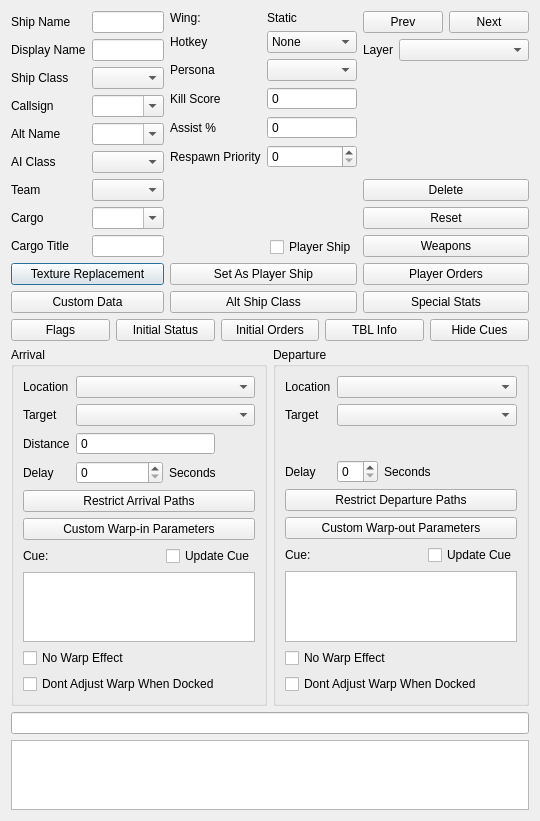
<?xml version="1.0" encoding="UTF-8"?>
<ui version="4.0">
 <class>fso::fred::dialogs::ShipEditorDialog</class>
 <widget class="QDialog" name="fso::fred::dialogs::ShipEditorDialog">
  <property name="geometry">
   <rect>
    <x>0</x>
    <y>0</y>
    <width>522</width>
    <height>808</height>
   </rect>
  </property>
  <property name="sizePolicy">
   <sizepolicy hsizetype="Preferred" vsizetype="Preferred">
    <horstretch>0</horstretch>
    <verstretch>0</verstretch>
   </sizepolicy>
  </property>
  <property name="minimumSize">
   <size>
    <width>0</width>
    <height>0</height>
   </size>
  </property>
  <property name="windowTitle">
   <string>Edit Ship</string>
  </property>
  <layout class="QGridLayout" name="gridLayout">
   <item row="1" column="0">
    <layout class="QVBoxLayout" name="fullLayout">
     <item>
      <layout class="QHBoxLayout" name="topLayout" stretch="2,2,1">
       <item>
        <layout class="QVBoxLayout" name="firstColumn" stretch="1,1">
         <property name="rightMargin">
          <number>0</number>
         </property>
         <item>
          <layout class="QFormLayout" name="formLayout">
           <item row="0" column="0">
            <widget class="QLabel" name="shipNameLabel">
             <property name="text">
              <string>Ship Name</string>
             </property>
            </widget>
           </item>
           <item row="0" column="1">
            <widget class="QLineEdit" name="shipNameEdit">
             <property name="toolTip">
              <string>&lt;html&gt;&lt;head/&gt;&lt;body&gt;&lt;p&gt;Sets the ship's name&lt;/p&gt;&lt;/body&gt;&lt;/html&gt;</string>
             </property>
            </widget>
           </item>
           <item row="1" column="0">
            <widget class="QLabel" name="shipDisplayNameLabel">
             <property name="text">
              <string>Display Name</string>
             </property>
            </widget>
           </item>
           <item row="1" column="1">
            <widget class="QLineEdit" name="shipDisplayNameEdit">
             <property name="toolTip">
              <string>&lt;html&gt;&lt;head/&gt;&lt;body&gt;&lt;p&gt;Sets the ship's display name&lt;/p&gt;&lt;/body&gt;&lt;/html&gt;</string>
             </property>
            </widget>
           </item>
           <item row="2" column="0">
            <widget class="QLabel" name="shipClassLabel">
             <property name="text">
              <string>Ship Class</string>
             </property>
            </widget>
           </item>
           <item row="2" column="1">
            <widget class="QComboBox" name="shipClassCombo">
             <property name="toolTip">
              <string>&lt;html&gt;&lt;head/&gt;&lt;body&gt;&lt;p&gt;Sets the ship's class&lt;/p&gt;&lt;/body&gt;&lt;/html&gt;</string>
             </property>
            </widget>
           </item>
           <item row="3" column="0">
            <widget class="QLabel" name="callsignLabel">
             <property name="text">
              <string>Callsign</string>
             </property>
            </widget>
           </item>
           <item row="3" column="1">
            <widget class="QComboBox" name="callsignCombo">
             <property name="toolTip">
              <string>&lt;html&gt;&lt;head/&gt;&lt;body&gt;&lt;p&gt;Sets ship's callsign (Replaces name in messages)&lt;/p&gt;&lt;/body&gt;&lt;/html&gt;</string>
             </property>
             <property name="editable">
              <bool>true</bool>
             </property>
            </widget>
           </item>
           <item row="4" column="0">
            <widget class="QLabel" name="altNameLabel">
             <property name="text">
              <string>Alt Name</string>
             </property>
            </widget>
           </item>
           <item row="4" column="1">
            <widget class="QComboBox" name="altNameCombo">
             <property name="toolTip">
              <string>&lt;html&gt;&lt;head/&gt;&lt;body&gt;&lt;p&gt;Change ship's class name (i.e. GTF Ulysses -&amp;gt; NTF Ulysses)&lt;/p&gt;&lt;/body&gt;&lt;/html&gt;</string>
             </property>
             <property name="editable">
              <bool>true</bool>
             </property>
            </widget>
           </item>
           <item row="5" column="0">
            <widget class="QLabel" name="AIClassLabel">
             <property name="text">
              <string>AI Class</string>
             </property>
            </widget>
           </item>
           <item row="5" column="1">
            <widget class="QComboBox" name="AIClassCombo">
             <property name="toolTip">
              <string>&lt;html&gt;&lt;head/&gt;&lt;body&gt;&lt;p&gt;Sets the Ship's AI&lt;/p&gt;&lt;/body&gt;&lt;/html&gt;</string>
             </property>
            </widget>
           </item>
           <item row="6" column="0">
            <widget class="QLabel" name="teamLabel">
             <property name="text">
              <string>Team</string>
             </property>
            </widget>
           </item>
           <item row="6" column="1">
            <widget class="QComboBox" name="teamCombo">
             <property name="toolTip">
              <string>&lt;html&gt;&lt;head/&gt;&lt;body&gt;&lt;p&gt;Sets the ship's team&lt;/p&gt;&lt;/body&gt;&lt;/html&gt;</string>
             </property>
            </widget>
           </item>
           <item row="7" column="0">
            <widget class="QLabel" name="cargoLabel">
             <property name="text">
              <string>Cargo</string>
             </property>
            </widget>
           </item>
           <item row="7" column="1">
            <widget class="QComboBox" name="cargoCombo">
             <property name="toolTip">
              <string>&lt;html&gt;&lt;head/&gt;&lt;body&gt;&lt;p&gt;Type to add Ship's Cargo or select previous&lt;/p&gt;&lt;/body&gt;&lt;/html&gt;</string>
             </property>
             <property name="editable">
              <bool>true</bool>
             </property>
            </widget>
           </item>
           <item row="8" column="0">
            <widget class="QLabel" name="cargoTitleLabel">
             <property name="text">
              <string>Cargo Title</string>
             </property>
            </widget>
           </item>
           <item row="8" column="1">
            <widget class="QLineEdit" name="cargoTitleEdit">
             <property name="toolTip">
              <string>&lt;html&gt;&lt;head/&gt;&lt;body&gt;&lt;p&gt;Overrides the HUD label shown before the cargo name (e.g. &quot;cargo&quot;). Use &quot;#&quot; as the first character to suppress the label entirely.&lt;/p&gt;&lt;/body&gt;&lt;/html&gt;</string>
             </property>
            </widget>
           </item>
          </layout>
         </item>
         <item>
          <widget class="QPushButton" name="textureReplacementButton">
           <property name="toolTip">
            <string>&lt;html&gt;&lt;head/&gt;&lt;body&gt;&lt;p&gt;Changes ship's textures&lt;/p&gt;&lt;/body&gt;&lt;/html&gt;</string>
           </property>
           <property name="text">
            <string>Texture Replacement</string>
           </property>
          </widget>
         </item>
         <item>
          <widget class="QPushButton" name="customDataButton">
           <property name="toolTip">
            <string>&lt;html&gt;&lt;head/&gt;&lt;body&gt;&lt;p&gt;Edit this ship's custom data key/value pairs&lt;/p&gt;&lt;/body&gt;&lt;/html&gt;</string>
           </property>
           <property name="text">
            <string>Custom Data</string>
           </property>
          </widget>
         </item>
        </layout>
       </item>
       <item>
        <layout class="QVBoxLayout" name="middleColumn" stretch="1,1,1,1">
         <item>
          <layout class="QFormLayout" name="formLayout_2">
           <item row="0" column="0">
            <widget class="QLabel" name="wingLabel">
             <property name="text">
              <string>Wing:</string>
             </property>
            </widget>
           </item>
           <item row="0" column="1">
            <widget class="QLabel" name="wing">
             <property name="toolTip">
              <string>&lt;html&gt;&lt;head/&gt;&lt;body&gt;&lt;p&gt;Wing the current ship is in&lt;/p&gt;&lt;/body&gt;&lt;/html&gt;</string>
             </property>
             <property name="text">
              <string>Static</string>
             </property>
            </widget>
           </item>
           <item row="1" column="0">
            <widget class="QLabel" name="hotkeyLabel">
             <property name="text">
              <string>Hotkey</string>
             </property>
            </widget>
           </item>
           <item row="1" column="1">
            <widget class="QComboBox" name="hotkeyCombo">
             <property name="toolTip">
              <string>&lt;html&gt;&lt;head/&gt;&lt;body&gt;&lt;p&gt;Adds the ship to the specified targeting hotkey&lt;/p&gt;&lt;/body&gt;&lt;/html&gt;</string>
             </property>
             <item>
              <property name="text">
               <string>None</string>
              </property>
             </item>
             <item>
              <property name="text">
               <string>Set 1 (F5)</string>
              </property>
             </item>
             <item>
              <property name="text">
               <string>Set 2 (F6)</string>
              </property>
             </item>
             <item>
              <property name="text">
               <string>Set 3 (F7)</string>
              </property>
             </item>
             <item>
              <property name="text">
               <string>Set 4 (F8)</string>
              </property>
             </item>
             <item>
              <property name="text">
               <string>Set 5 (F9)</string>
              </property>
             </item>
             <item>
              <property name="text">
               <string>Set 6 (F10)</string>
              </property>
             </item>
             <item>
              <property name="text">
               <string>Set 7 (F11)</string>
              </property>
             </item>
             <item>
              <property name="text">
               <string>Set 8 (F12)</string>
              </property>
             </item>
             <item>
              <property name="text">
               <string>Hidden</string>
              </property>
             </item>
            </widget>
           </item>
           <item row="2" column="0">
            <widget class="QLabel" name="personaLabel">
             <property name="text">
              <string>Persona</string>
             </property>
            </widget>
           </item>
           <item row="2" column="1">
            <widget class="fso::fred::PersonaColorComboBox" name="personaCombo">
             <property name="toolTip">
              <string>&lt;html&gt;&lt;head/&gt;&lt;body&gt;&lt;p&gt;Sets the head ani &amp;amp; voice for automated messages&lt;/p&gt;&lt;/body&gt;&lt;/html&gt;</string>
             </property>
            </widget>
           </item>
           <item row="3" column="0">
            <widget class="QLabel" name="scoreLabel">
             <property name="text">
              <string>Kill Score</string>
             </property>
            </widget>
           </item>
           <item row="3" column="1">
            <widget class="QSpinBox" name="killScoreEdit">
             <property name="toolTip">
              <string>&lt;html&gt;&lt;head/&gt;&lt;body&gt;&lt;p&gt;How many points the player gets for the kill&lt;/p&gt;&lt;/body&gt;&lt;/html&gt;</string>
             </property>
             <property name="buttonSymbols">
              <enum>QAbstractSpinBox::NoButtons</enum>
             </property>
            </widget>
           </item>
           <item row="4" column="0">
            <widget class="QLabel" name="assistLabel">
             <property name="text">
              <string>Assist %</string>
             </property>
            </widget>
           </item>
           <item row="4" column="1">
            <widget class="QSpinBox" name="assistEdit">
             <property name="toolTip">
              <string>&lt;html&gt;&lt;head/&gt;&lt;body&gt;&lt;p&gt;How many points the player gets for an assist&lt;/p&gt;&lt;/body&gt;&lt;/html&gt;</string>
             </property>
             <property name="buttonSymbols">
              <enum>QAbstractSpinBox::NoButtons</enum>
             </property>
            </widget>
           </item>
           <item row="5" column="0">
            <widget class="QLabel" name="label">
             <property name="text">
              <string>Respawn Priority</string>
             </property>
            </widget>
           </item>
           <item row="5" column="1">
            <widget class="QSpinBox" name="respawnSpinBox"/>
           </item>
          </layout>
         </item>
         <item>
          <layout class="QHBoxLayout" name="playerCheckboxLayout">
           <item>
            <spacer name="horizontalSpacer_4">
             <property name="orientation">
              <enum>Qt::Horizontal</enum>
             </property>
             <property name="sizeHint" stdset="0">
              <size>
               <width>40</width>
               <height>20</height>
              </size>
             </property>
            </spacer>
           </item>
           <item>
            <widget class="fso::fred::ShipFlagCheckbox" name="playerShipCheckBox">
             <property name="toolTip">
              <string>&lt;html&gt;&lt;head/&gt;&lt;body&gt;&lt;p&gt;Mark this ship as a player start point(Multi Only)&lt;/p&gt;&lt;/body&gt;&lt;/html&gt;</string>
             </property>
             <property name="text">
              <string>Player Ship</string>
             </property>
            </widget>
           </item>
          </layout>
         </item>
         <item>
          <widget class="QPushButton" name="playerShipButton">
           <property name="toolTip">
            <string>&lt;html&gt;&lt;head/&gt;&lt;body&gt;&lt;p&gt;Set as player ship (Single player, Must be part of a starting wing)&lt;/p&gt;&lt;/body&gt;&lt;/html&gt;</string>
           </property>
           <property name="text">
            <string>Set As Player Ship</string>
           </property>
          </widget>
         </item>
         <item>
          <widget class="QPushButton" name="altShipClassButton">
           <property name="text">
            <string>Alt Ship Class</string>
           </property>
          </widget>
         </item>
        </layout>
       </item>
       <item>
        <layout class="QVBoxLayout" name="verticalLayout">
         <property name="sizeConstraint">
          <enum>QLayout::SetDefaultConstraint</enum>
         </property>
         <item>
          <layout class="QHBoxLayout" name="directionalBtnLayout">
           <property name="spacing">
            <number>6</number>
           </property>
           <item>
            <widget class="QPushButton" name="prevButton">
             <property name="sizePolicy">
              <sizepolicy hsizetype="Preferred" vsizetype="Fixed">
               <horstretch>0</horstretch>
               <verstretch>0</verstretch>
              </sizepolicy>
             </property>
             <property name="maximumSize">
              <size>
               <width>16777215</width>
               <height>16777215</height>
              </size>
             </property>
             <property name="text">
              <string>Prev</string>
             </property>
            </widget>
           </item>
           <item>
            <widget class="QPushButton" name="nextButton">
             <property name="sizePolicy">
              <sizepolicy hsizetype="Preferred" vsizetype="Fixed">
               <horstretch>0</horstretch>
               <verstretch>0</verstretch>
              </sizepolicy>
             </property>
             <property name="maximumSize">
              <size>
               <width>16777215</width>
               <height>16777215</height>
              </size>
             </property>
             <property name="text">
              <string>Next</string>
             </property>
            </widget>
           </item>
          </layout>
         </item>
         <item>
          <layout class="QFormLayout" name="formLayout_5">
           <item row="0" column="0">
            <widget class="QLabel" name="layerLabel">
             <property name="text">
              <string>Layer</string>
             </property>
            </widget>
           </item>
           <item row="0" column="1">
            <widget class="QComboBox" name="layerCombo"/>
           </item>
          </layout>
         </item>
         <item>
          <spacer name="verticalSpacer">
           <property name="orientation">
            <enum>Qt::Vertical</enum>
           </property>
           <property name="sizeHint" stdset="0">
            <size>
             <width>20</width>
             <height>40</height>
            </size>
           </property>
          </spacer>
         </item>
         <item>
          <widget class="QPushButton" name="deleteButton">
           <property name="text">
            <string>Delete</string>
           </property>
          </widget>
         </item>
         <item>
          <widget class="QPushButton" name="resetButton">
           <property name="text">
            <string>Reset</string>
           </property>
          </widget>
         </item>
         <item>
          <widget class="QPushButton" name="weaponsButton">
           <property name="toolTip">
            <string>&lt;html&gt;&lt;head/&gt;&lt;body&gt;&lt;p&gt;Change the ships weapons&lt;/p&gt;&lt;/body&gt;&lt;/html&gt;</string>
           </property>
           <property name="text">
            <string>Weapons</string>
           </property>
          </widget>
         </item>
         <item>
          <widget class="QPushButton" name="playerOrdersButton">
           <property name="toolTip">
            <string>&lt;html&gt;&lt;head/&gt;&lt;body&gt;&lt;p&gt;Sets what orders the player can give the ship&lt;/p&gt;&lt;/body&gt;&lt;/html&gt;</string>
           </property>
           <property name="text">
            <string>Player Orders</string>
           </property>
          </widget>
         </item>
         <item>
          <widget class="QPushButton" name="specialStatsButton">
           <property name="toolTip">
            <string>&lt;html&gt;&lt;head/&gt;&lt;body&gt;&lt;p&gt;Change ship's max health or explosion damage (Combines olf FRED's Special hits and special exp dialogs)&lt;/p&gt;&lt;/body&gt;&lt;/html&gt;</string>
           </property>
           <property name="text">
            <string>Special Stats</string>
           </property>
          </widget>
         </item>
        </layout>
       </item>
      </layout>
     </item>
     <item>
      <layout class="QHBoxLayout" name="buttons">
       <property name="sizeConstraint">
        <enum>QLayout::SetDefaultConstraint</enum>
       </property>
       <item>
        <widget class="QPushButton" name="miscButton">
         <property name="toolTip">
          <string>&lt;html&gt;&lt;head/&gt;&lt;body&gt;&lt;p&gt;Set ship's flags (Add special Features)&lt;/p&gt;&lt;/body&gt;&lt;/html&gt;</string>
         </property>
         <property name="text">
          <string>Flags</string>
         </property>
        </widget>
       </item>
       <item>
        <widget class="QPushButton" name="initialStatusButton">
         <property name="toolTip">
          <string>&lt;html&gt;&lt;head/&gt;&lt;body&gt;&lt;p&gt;Set the ship's inital state(i.e. speed, damage, docked)&lt;/p&gt;&lt;/body&gt;&lt;/html&gt;</string>
         </property>
         <property name="text">
          <string>Initial Status</string>
         </property>
        </widget>
       </item>
       <item>
        <widget class="QPushButton" name="initialOrdersButton">
         <property name="toolTip">
          <string>&lt;html&gt;&lt;head/&gt;&lt;body&gt;&lt;p&gt;Give orders to the ship&lt;/p&gt;&lt;/body&gt;&lt;/html&gt;</string>
         </property>
         <property name="text">
          <string>Initial Orders</string>
         </property>
        </widget>
       </item>
       <item>
        <widget class="QPushButton" name="tblInfoButton">
         <property name="toolTip">
          <string>&lt;html&gt;&lt;head/&gt;&lt;body&gt;&lt;p&gt;View the ships entry in ships.tbl and tbms&lt;/p&gt;&lt;/body&gt;&lt;/html&gt;</string>
         </property>
         <property name="text">
          <string>TBL Info</string>
         </property>
        </widget>
       </item>
       <item>
        <widget class="QPushButton" name="hideCuesButton">
         <property name="toolTip">
          <string>&lt;html&gt;&lt;head/&gt;&lt;body&gt;&lt;p&gt;Hide the arrival/departure section&lt;/p&gt;&lt;/body&gt;&lt;/html&gt;</string>
         </property>
         <property name="text">
          <string>Hide Cues</string>
         </property>
         <property name="checkable">
          <bool>true</bool>
         </property>
        </widget>
       </item>
      </layout>
     </item>
     <item>
      <layout class="QHBoxLayout" name="cueLayout">
       <item>
        <widget class="QGroupBox" name="arrivalGroupBox">
         <property name="title">
          <string>Arrival</string>
         </property>
         <layout class="QVBoxLayout" name="arrivalLayout">
          <item>
           <layout class="QFormLayout" name="formLayout_3">
            <item row="0" column="0">
             <widget class="QLabel" name="arrivalLocationLabel">
              <property name="text">
               <string>Location</string>
              </property>
             </widget>
            </item>
            <item row="0" column="1">
             <widget class="QComboBox" name="arrivalLocationCombo">
              <property name="toolTip">
               <string>&lt;html&gt;&lt;head/&gt;&lt;body&gt;&lt;p&gt;Sets ship's arrival location&lt;/p&gt;&lt;p&gt;Hyperspace - Ship appears where it is on the map,&lt;/p&gt;&lt;p&gt;Near Ship - Ship appears at a random location the specified distance of the target,&lt;/p&gt;&lt;p&gt;In front of ship - Ship appears ate the specified distance somewhere in a cone in front of the target,&lt;/p&gt;&lt;p&gt;Docking Bay - Ship arrives in the targets fighter bay&lt;/p&gt;&lt;/body&gt;&lt;/html&gt;</string>
              </property>
             </widget>
            </item>
            <item row="1" column="0">
             <widget class="QLabel" name="arrivalTargetLabel">
              <property name="text">
               <string>Target</string>
              </property>
             </widget>
            </item>
            <item row="1" column="1">
             <widget class="QComboBox" name="arrivalTargetCombo">
              <property name="toolTip">
               <string>&lt;html&gt;&lt;head/&gt;&lt;body&gt;&lt;p&gt;Target Ship&lt;/p&gt;&lt;/body&gt;&lt;/html&gt;</string>
              </property>
             </widget>
            </item>
            <item row="2" column="0">
             <widget class="QLabel" name="arrivalDistanceLabel">
              <property name="text">
               <string>Distance</string>
              </property>
             </widget>
            </item>
            <item row="2" column="1">
             <layout class="QHBoxLayout" name="arrivalDistanceLayout">
              <item>
               <widget class="QSpinBox" name="arrivalDistanceEdit">
                <property name="toolTip">
                 <string>&lt;html&gt;&lt;head/&gt;&lt;body&gt;&lt;p&gt;Distance from target&lt;/p&gt;&lt;/body&gt;&lt;/html&gt;</string>
                </property>
                <property name="buttonSymbols">
                 <enum>QAbstractSpinBox::NoButtons</enum>
                </property>
               </widget>
              </item>
              <item>
               <spacer name="distanceSpaceer">
                <property name="orientation">
                 <enum>Qt::Horizontal</enum>
                </property>
                <property name="sizeType">
                 <enum>QSizePolicy::Preferred</enum>
                </property>
                <property name="sizeHint" stdset="0">
                 <size>
                  <width>40</width>
                  <height>20</height>
                 </size>
                </property>
               </spacer>
              </item>
             </layout>
            </item>
            <item row="3" column="0">
             <widget class="QLabel" name="arrivalDelayLabel">
              <property name="text">
               <string>Delay</string>
              </property>
             </widget>
            </item>
            <item row="3" column="1">
             <layout class="QHBoxLayout" name="arrivalDelayLayout">
              <item>
               <widget class="QSpinBox" name="arrivalDelaySpinBox">
                <property name="toolTip">
                 <string>&lt;html&gt;&lt;head/&gt;&lt;body&gt;&lt;p&gt;Time to wait after cue conditions met&lt;/p&gt;&lt;/body&gt;&lt;/html&gt;</string>
                </property>
               </widget>
              </item>
              <item>
               <widget class="QLabel" name="arrivalSeconds">
                <property name="text">
                 <string>Seconds</string>
                </property>
               </widget>
              </item>
             </layout>
            </item>
           </layout>
          </item>
          <item>
           <widget class="QPushButton" name="restrictArrivalPathsButton">
            <property name="toolTip">
             <string>&lt;html&gt;&lt;head/&gt;&lt;body&gt;&lt;p&gt;Limit the fighterbay paths the arriving ship can use&lt;/p&gt;&lt;/body&gt;&lt;/html&gt;</string>
            </property>
            <property name="text">
             <string>Restrict Arrival Paths</string>
            </property>
           </widget>
          </item>
          <item>
           <widget class="QPushButton" name="customWarpinButton">
            <property name="toolTip">
             <string>&lt;html&gt;&lt;head/&gt;&lt;body&gt;&lt;p&gt;Change the apperance, speed and sound of the warp effect (Excluding Docking bay)&lt;/p&gt;&lt;/body&gt;&lt;/html&gt;</string>
            </property>
            <property name="text">
             <string>Custom Warp-in Parameters</string>
            </property>
           </widget>
          </item>
          <item>
           <layout class="QHBoxLayout" name="arrivalCueLayout">
            <item>
             <widget class="QLabel" name="arrivalCureLabel">
              <property name="text">
               <string>Cue:</string>
              </property>
             </widget>
            </item>
            <item>
             <spacer name="horizontalSpacer">
              <property name="orientation">
               <enum>Qt::Horizontal</enum>
              </property>
              <property name="sizeHint" stdset="0">
               <size>
                <width>40</width>
                <height>20</height>
               </size>
              </property>
             </spacer>
            </item>
            <item>
             <widget class="QCheckBox" name="updateArrivalCueCheckBox">
              <property name="toolTip">
               <string>&lt;html&gt;&lt;head/&gt;&lt;body&gt;&lt;p&gt;Change cue for all selected ships&lt;/p&gt;&lt;/body&gt;&lt;/html&gt;</string>
              </property>
              <property name="text">
               <string>Update Cue</string>
              </property>
             </widget>
            </item>
           </layout>
          </item>
          <item>
           <widget class="fso::fred::sexp_tree_view" name="arrivalTree"/>
          </item>
          <item>
           <widget class="fso::fred::ShipFlagCheckbox" name="noArrivalWarpCheckBox">
            <property name="toolTip">
             <string>&lt;html&gt;&lt;head/&gt;&lt;body&gt;&lt;p&gt;Ship pops into existance&lt;/p&gt;&lt;/body&gt;&lt;/html&gt;</string>
            </property>
            <property name="text">
             <string>No Warp Effect</string>
            </property>
           </widget>
          </item>
          <item>
           <widget class="fso::fred::ShipFlagCheckbox" name="dockWarpinCheckBox">
            <property name="text">
             <string>Dont Adjust Warp When Docked</string>
            </property>
           </widget>
          </item>
         </layout>
        </widget>
       </item>
       <item>
        <widget class="QGroupBox" name="departureGroupBox">
         <property name="title">
          <string>Departure</string>
         </property>
         <layout class="QVBoxLayout" name="departureLayout_2">
          <item>
           <layout class="QFormLayout" name="formLayout_4">
            <item row="0" column="0">
             <widget class="QLabel" name="departureLocationLabel">
              <property name="text">
               <string>Location</string>
              </property>
             </widget>
            </item>
            <item row="0" column="1">
             <widget class="QComboBox" name="departureLocationCombo">
              <property name="toolTip">
               <string>&lt;html&gt;&lt;head/&gt;&lt;body&gt;&lt;p&gt;Sets ship's departure location&lt;/p&gt;&lt;p&gt;Hyperspace - Ship leaves from where it is,&lt;/p&gt;&lt;p&gt;Docking Bay - Ship departs into the targets fighter bay&lt;/p&gt;&lt;/body&gt;&lt;/html&gt;</string>
              </property>
             </widget>
            </item>
            <item row="1" column="0">
             <widget class="QLabel" name="departureTargetLabel">
              <property name="text">
               <string>Target</string>
              </property>
             </widget>
            </item>
            <item row="1" column="1">
             <widget class="QComboBox" name="departureTargetCombo">
              <property name="toolTip">
               <string>&lt;html&gt;&lt;head/&gt;&lt;body&gt;&lt;p&gt;Set departure target&lt;/p&gt;&lt;/body&gt;&lt;/html&gt;</string>
              </property>
             </widget>
            </item>
            <item row="2" column="1">
             <spacer name="departureSpaceer">
              <property name="orientation">
               <enum>Qt::Vertical</enum>
              </property>
              <property name="sizeType">
               <enum>QSizePolicy::Minimum</enum>
              </property>
              <property name="sizeHint" stdset="0">
               <size>
                <width>20</width>
                <height>22</height>
               </size>
              </property>
             </spacer>
            </item>
            <item row="3" column="0">
             <widget class="QLabel" name="departureDelayLabel">
              <property name="text">
               <string>Delay</string>
              </property>
             </widget>
            </item>
            <item row="3" column="1">
             <layout class="QHBoxLayout" name="departureDelayLayout">
              <item>
               <widget class="QSpinBox" name="departureDelaySpinBox">
                <property name="toolTip">
                 <string>&lt;html&gt;&lt;head/&gt;&lt;body&gt;&lt;p&gt;Time to wait after cue conditions met&lt;/p&gt;&lt;/body&gt;&lt;/html&gt;</string>
                </property>
               </widget>
              </item>
              <item>
               <widget class="QLabel" name="departureSeconds">
                <property name="text">
                 <string>Seconds</string>
                </property>
               </widget>
              </item>
              <item>
               <spacer name="departuredelaySpacer">
                <property name="orientation">
                 <enum>Qt::Horizontal</enum>
                </property>
                <property name="sizeHint" stdset="0">
                 <size>
                  <width>40</width>
                  <height>20</height>
                 </size>
                </property>
               </spacer>
              </item>
             </layout>
            </item>
           </layout>
          </item>
          <item>
           <widget class="QPushButton" name="restrictDeparturePathsButton">
            <property name="toolTip">
             <string>&lt;html&gt;&lt;head/&gt;&lt;body&gt;&lt;p&gt;Limit the fighterbay paths the departing ship can use&lt;/p&gt;&lt;/body&gt;&lt;/html&gt;</string>
            </property>
            <property name="text">
             <string>Restrict Departure Paths</string>
            </property>
           </widget>
          </item>
          <item>
           <widget class="QPushButton" name="customWarpoutButton">
            <property name="toolTip">
             <string>&lt;html&gt;&lt;head/&gt;&lt;body&gt;&lt;p&gt;Change the apperance, speed and sound of the warp effect (Hyperspace only)&lt;/p&gt;&lt;/body&gt;&lt;/html&gt;</string>
            </property>
            <property name="text">
             <string>Custom Warp-out Parameters</string>
            </property>
           </widget>
          </item>
          <item>
           <layout class="QHBoxLayout" name="departureCueLayout">
            <item>
             <widget class="QLabel" name="departureCueLabel">
              <property name="text">
               <string>Cue:</string>
              </property>
             </widget>
            </item>
            <item>
             <spacer name="departureCueSpacer">
              <property name="orientation">
               <enum>Qt::Horizontal</enum>
              </property>
              <property name="sizeHint" stdset="0">
               <size>
                <width>40</width>
                <height>20</height>
               </size>
              </property>
             </spacer>
            </item>
            <item>
             <widget class="QCheckBox" name="updateDepartureCueCheckBox">
              <property name="toolTip">
               <string>&lt;html&gt;&lt;head/&gt;&lt;body&gt;&lt;p&gt;Change cue for all selected ships&lt;/p&gt;&lt;/body&gt;&lt;/html&gt;</string>
              </property>
              <property name="text">
               <string>Update Cue</string>
              </property>
             </widget>
            </item>
           </layout>
          </item>
          <item>
           <widget class="fso::fred::sexp_tree_view" name="departureTree"/>
          </item>
          <item>
           <widget class="fso::fred::ShipFlagCheckbox" name="noDepartureWarpCheckBox">
            <property name="toolTip">
             <string>&lt;html&gt;&lt;head/&gt;&lt;body&gt;&lt;p&gt;Ship pops out of existance&lt;/p&gt;&lt;/body&gt;&lt;/html&gt;</string>
            </property>
            <property name="text">
             <string>No Warp Effect</string>
            </property>
           </widget>
          </item>
          <item>
           <widget class="fso::fred::ShipFlagCheckbox" name="dockWarpoutCheckBox">
            <property name="text">
             <string>Dont Adjust Warp When Docked</string>
            </property>
           </widget>
          </item>
         </layout>
        </widget>
       </item>
      </layout>
     </item>
     <item>
      <widget class="QLineEdit" name="HelpTitle">
       <property name="focusPolicy">
        <enum>Qt::ClickFocus</enum>
       </property>
       <property name="enabled">
        <bool>true</bool>
       </property>
       <property name="readOnly">
        <bool>true</bool>
       </property>
      </widget>
     </item>
     <item>
      <widget class="QTextEdit" name="helpText">
       <property name="focusPolicy">
        <enum>Qt::ClickFocus</enum>
       </property>
       <property name="enabled">
        <bool>true</bool>
       </property>
       <property name="verticalScrollBarPolicy">
        <enum>Qt::ScrollBarAlwaysOff</enum>
       </property>
       <property name="readOnly">
        <bool>true</bool>
       </property>
      </widget>
     </item>
    </layout>
   </item>
  </layout>
 </widget>
 <customwidgets>
  <customwidget>
   <class>fso::fred::ShipFlagCheckbox</class>
   <extends>QCheckBox</extends>
   <header>ui/widgets/ShipFlagCheckbox.h</header>
  </customwidget>
  <customwidget>
   <class>fso::fred::sexp_tree_view</class>
   <extends>QTreeView</extends>
   <header>ui/widgets/sexp_tree_view.h</header>
  </customwidget>
  <customwidget>
   <class>fso::fred::PersonaColorComboBox</class>
   <extends>QComboBox</extends>
   <header>ui/widgets/PersonaColorComboBox.h</header>
  </customwidget>
 </customwidgets>
 <tabstops>
  <tabstop>shipNameEdit</tabstop>
  <tabstop>shipDisplayNameEdit</tabstop>
  <tabstop>shipClassCombo</tabstop>
  <tabstop>callsignCombo</tabstop>
  <tabstop>altNameCombo</tabstop>
  <tabstop>AIClassCombo</tabstop>
  <tabstop>teamCombo</tabstop>
  <tabstop>cargoCombo</tabstop>
  <tabstop>cargoTitleEdit</tabstop>
  <tabstop>textureReplacementButton</tabstop>
  <tabstop>customDataButton</tabstop>
  <tabstop>hotkeyCombo</tabstop>
  <tabstop>personaCombo</tabstop>
  <tabstop>killScoreEdit</tabstop>
  <tabstop>assistEdit</tabstop>
  <tabstop>respawnSpinBox</tabstop>
  <tabstop>playerShipCheckBox</tabstop>
  <tabstop>playerShipButton</tabstop>
  <tabstop>altShipClassButton</tabstop>
  <tabstop>prevButton</tabstop>
  <tabstop>nextButton</tabstop>
  <tabstop>layerCombo</tabstop>
  <tabstop>deleteButton</tabstop>
  <tabstop>resetButton</tabstop>
  <tabstop>weaponsButton</tabstop>
  <tabstop>playerOrdersButton</tabstop>
  <tabstop>specialStatsButton</tabstop>
  <tabstop>miscButton</tabstop>
  <tabstop>initialStatusButton</tabstop>
  <tabstop>initialOrdersButton</tabstop>
  <tabstop>tblInfoButton</tabstop>
  <tabstop>hideCuesButton</tabstop>
  <tabstop>arrivalLocationCombo</tabstop>
  <tabstop>arrivalTargetCombo</tabstop>
  <tabstop>arrivalDistanceEdit</tabstop>
  <tabstop>arrivalDelaySpinBox</tabstop>
  <tabstop>restrictArrivalPathsButton</tabstop>
  <tabstop>customWarpinButton</tabstop>
  <tabstop>updateArrivalCueCheckBox</tabstop>
  <tabstop>arrivalTree</tabstop>
  <tabstop>noArrivalWarpCheckBox</tabstop>
  <tabstop>dockWarpinCheckBox</tabstop>
  <tabstop>departureLocationCombo</tabstop>
  <tabstop>departureTargetCombo</tabstop>
  <tabstop>departureDelaySpinBox</tabstop>
  <tabstop>restrictDeparturePathsButton</tabstop>
  <tabstop>customWarpoutButton</tabstop>
  <tabstop>updateDepartureCueCheckBox</tabstop>
  <tabstop>departureTree</tabstop>
  <tabstop>noDepartureWarpCheckBox</tabstop>
  <tabstop>dockWarpoutCheckBox</tabstop>
 </tabstops>
 <resources>
  <include location="../resources/resources.qrc"/>
 </resources>
 <connections/>
</ui>
